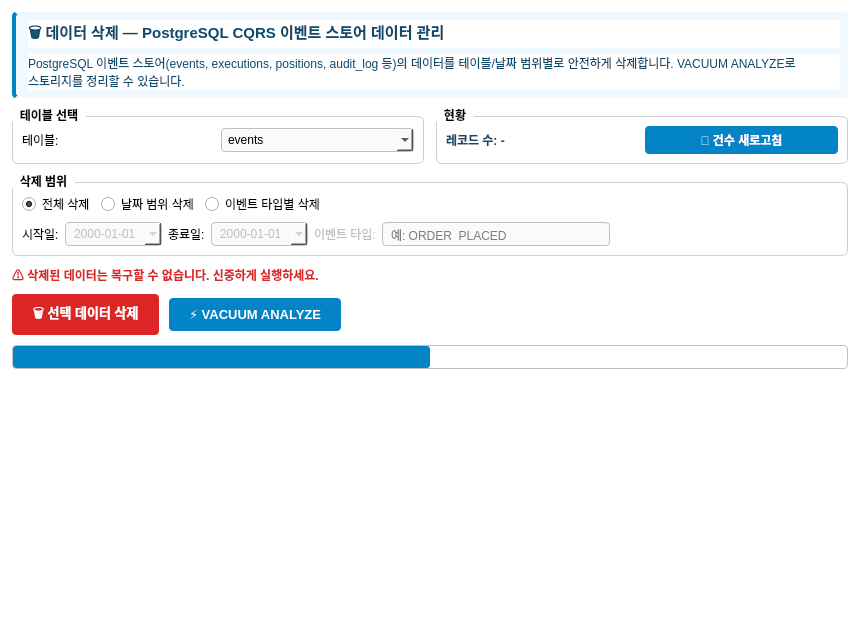
<?xml version="1.0" encoding="UTF-8"?>
<ui version="4.0">
 <class>DeleteTab</class>
 <widget class="QWidget" name="DeleteTab">
  <property name="geometry">
   <rect>
    <x>0</x>
    <y>0</y>
    <width>860</width>
    <height>620</height>
   </rect>
  </property>
  <property name="windowTitle">
   <string>데이터 삭제</string>
  </property>
  <property name="styleSheet">
   <string notr="true">QWidget { background-color: #FFFFFF; font-family: &quot;맑은 고딕&quot;, &quot;Segoe UI&quot;; font-size: 9pt; }
QGroupBox { border: 1px solid #D0D0D0; border-radius: 6px; margin-top: 8px; font-weight: bold; }
QGroupBox::title { subcontrol-origin: margin; subcontrol-position: top left; padding: 0 6px; }
QPushButton { border-radius: 4px; padding: 5px 14px; font-weight: bold; }
QComboBox, QLineEdit, QDateEdit { border: 1px solid #C0C0C0; border-radius: 4px; padding: 3px 6px; background: #FAFAFA; }
QProgressBar { border: 1px solid #C0C0C0; border-radius: 4px; text-align: center; }
QProgressBar::chunk { background-color: #0284C7; border-radius: 3px; }</string>
  </property>
  <layout class="QVBoxLayout" name="verticalLayout">
   <property name="spacing">
    <number>10</number>
   </property>
   <property name="leftMargin">
    <number>12</number>
   </property>
   <property name="topMargin">
    <number>12</number>
   </property>
   <property name="rightMargin">
    <number>12</number>
   </property>
   <property name="bottomMargin">
    <number>12</number>
   </property>
   <!-- 상단 배너 -->
   <item>
    <widget class="QFrame" name="frameBanner">
     <property name="styleSheet">
      <string notr="true">QFrame#frameBanner { background-color: #F0F9FF; border-left: 4px solid #0284C7; border-radius: 4px; }</string>
     </property>
     <layout class="QVBoxLayout" name="layoutBanner">
      <property name="leftMargin">
       <number>12</number>
      </property>
      <property name="topMargin">
       <number>8</number>
      </property>
      <property name="rightMargin">
       <number>8</number>
      </property>
      <property name="bottomMargin">
       <number>8</number>
      </property>
      <item>
       <widget class="QLabel" name="labelBannerTitle">
        <property name="text">
         <string>🗑️ 데이터 삭제 — PostgreSQL CQRS 이벤트 스토어 데이터 관리</string>
        </property>
        <property name="styleSheet">
         <string notr="true">font-size: 11pt; font-weight: bold; color: #0C4A6E;</string>
        </property>
       </widget>
      </item>
      <item>
       <widget class="QLabel" name="labelBannerDesc">
        <property name="text">
         <string>PostgreSQL 이벤트 스토어(events, executions, positions, audit_log 등)의 데이터를 테이블/날짜 범위별로 안전하게 삭제합니다. VACUUM ANALYZE로 스토리지를 정리할 수 있습니다.</string>
        </property>
        <property name="styleSheet">
         <string notr="true">color: #0C4A6E;</string>
        </property>
        <property name="wordWrap">
         <bool>true</bool>
        </property>
       </widget>
      </item>
     </layout>
    </widget>
   </item>
   <!-- 테이블 + 현황 행 -->
   <item>
    <layout class="QHBoxLayout" name="layoutTopRow">
     <property name="spacing">
      <number>12</number>
     </property>
     <item>
      <widget class="QGroupBox" name="groupTable">
       <property name="title">
        <string>테이블 선택</string>
       </property>
       <layout class="QHBoxLayout" name="layoutTableGroup">
        <item>
         <widget class="QLabel">
          <property name="text">
           <string>테이블:</string>
          </property>
         </widget>
        </item>
        <item>
         <widget class="QComboBox" name="comboTable">
          <item>
           <property name="text">
            <string>events</string>
           </property>
          </item>
          <item>
           <property name="text">
            <string>executions</string>
           </property>
          </item>
          <item>
           <property name="text">
            <string>positions</string>
           </property>
          </item>
          <item>
           <property name="text">
            <string>account_ledger</string>
           </property>
          </item>
          <item>
           <property name="text">
            <string>audit_log</string>
           </property>
          </item>
          <item>
           <property name="text">
            <string>risk_violations</string>
           </property>
          </item>
         </widget>
        </item>
       </layout>
      </widget>
     </item>
     <item>
      <widget class="QGroupBox" name="groupStatus">
       <property name="title">
        <string>현황</string>
       </property>
       <layout class="QHBoxLayout" name="layoutStatusGroup">
        <item>
         <widget class="QLabel" name="labelRecordCount">
          <property name="text">
           <string>레코드 수: -</string>
          </property>
          <property name="styleSheet">
           <string notr="true">font-weight: bold; color: #0C4A6E;</string>
          </property>
         </widget>
        </item>
        <item>
         <widget class="QPushButton" name="btnRefreshCount">
          <property name="text">
           <string>🔄 건수 새로고침</string>
          </property>
          <property name="styleSheet">
           <string notr="true">background-color: #0284C7; color: white;</string>
          </property>
         </widget>
        </item>
       </layout>
      </widget>
     </item>
    </layout>
   </item>
   <!-- 삭제 범위 그룹 -->
   <item>
    <widget class="QGroupBox" name="groupRange">
     <property name="title">
      <string>삭제 범위</string>
     </property>
     <layout class="QVBoxLayout" name="layoutRangeGroup">
      <item>
       <layout class="QHBoxLayout" name="layoutRadio">
        <item>
         <widget class="QRadioButton" name="radioAll">
          <property name="text">
           <string>전체 삭제</string>
          </property>
          <property name="checked">
           <bool>true</bool>
          </property>
         </widget>
        </item>
        <item>
         <widget class="QRadioButton" name="radioByDateRange">
          <property name="text">
           <string>날짜 범위 삭제</string>
          </property>
         </widget>
        </item>
        <item>
         <widget class="QRadioButton" name="radioByEventType">
          <property name="text">
           <string>이벤트 타입별 삭제</string>
          </property>
         </widget>
        </item>
        <item>
         <spacer>
          <property name="orientation">
           <enum>Qt::Horizontal</enum>
          </property>
          <property name="sizeHint" stdset="0">
           <size>
            <width>40</width>
            <height>20</height>
           </size>
          </property>
         </spacer>
        </item>
       </layout>
      </item>
      <item>
       <layout class="QHBoxLayout" name="layoutDateRow">
        <item>
         <widget class="QLabel" name="labelDateFrom">
          <property name="text">
           <string>시작일:</string>
          </property>
         </widget>
        </item>
        <item>
         <widget class="QDateEdit" name="dateFrom">
          <property name="enabled">
           <bool>false</bool>
          </property>
          <property name="calendarPopup">
           <bool>true</bool>
          </property>
          <property name="displayFormat">
           <string>yyyy-MM-dd</string>
          </property>
         </widget>
        </item>
        <item>
         <widget class="QLabel" name="labelDateTo">
          <property name="text">
           <string>종료일:</string>
          </property>
         </widget>
        </item>
        <item>
         <widget class="QDateEdit" name="dateTo">
          <property name="enabled">
           <bool>false</bool>
          </property>
          <property name="calendarPopup">
           <bool>true</bool>
          </property>
          <property name="displayFormat">
           <string>yyyy-MM-dd</string>
          </property>
         </widget>
        </item>
        <item>
         <widget class="QLabel" name="labelEventType">
          <property name="text">
           <string>이벤트 타입:</string>
          </property>
          <property name="enabled">
           <bool>false</bool>
          </property>
         </widget>
        </item>
        <item>
         <widget class="QLineEdit" name="editEventType">
          <property name="enabled">
           <bool>false</bool>
          </property>
          <property name="placeholderText">
           <string>예: ORDER_PLACED</string>
          </property>
         </widget>
        </item>
        <item>
         <spacer>
          <property name="orientation">
           <enum>Qt::Horizontal</enum>
          </property>
          <property name="sizeHint" stdset="0">
           <size>
            <width>40</width>
            <height>20</height>
           </size>
          </property>
         </spacer>
        </item>
       </layout>
      </item>
     </layout>
    </widget>
   </item>
   <!-- 경고 레이블 -->
   <item>
    <widget class="QLabel" name="labelWarning">
     <property name="text">
      <string>⚠️ 삭제된 데이터는 복구할 수 없습니다. 신중하게 실행하세요.</string>
     </property>
     <property name="styleSheet">
      <string notr="true">color: #DC2626; font-weight: bold;</string>
     </property>
    </widget>
   </item>
   <!-- 버튼 행 -->
   <item>
    <layout class="QHBoxLayout" name="layoutButtons">
     <property name="spacing">
      <number>10</number>
     </property>
     <item>
      <widget class="QPushButton" name="btnDelete">
       <property name="text">
        <string>🗑️ 선택 데이터 삭제</string>
       </property>
       <property name="styleSheet">
        <string notr="true">background-color: #DC2626; color: white; font-size: 10pt; padding: 8px 20px;</string>
       </property>
       <property name="toolTip">
        <string>선택한 조건으로 데이터를 삭제합니다 (확인 팝업 표시)</string>
       </property>
      </widget>
     </item>
     <item>
      <widget class="QPushButton" name="btnVacuum">
       <property name="text">
        <string>⚡ VACUUM ANALYZE</string>
       </property>
       <property name="styleSheet">
        <string notr="true">background-color: #0284C7; color: white; font-size: 10pt; padding: 8px 20px;</string>
       </property>
       <property name="toolTip">
        <string>VACUUM ANALYZE를 실행하여 스토리지를 정리합니다</string>
       </property>
      </widget>
     </item>
     <item>
      <spacer>
       <property name="orientation">
        <enum>Qt::Horizontal</enum>
       </property>
       <property name="sizeHint" stdset="0">
        <size>
         <width>40</width>
         <height>20</height>
        </size>
       </property>
      </spacer>
     </item>
    </layout>
   </item>
   <!-- 진행 표시 -->
   <item>
    <widget class="QProgressBar" name="progressDelete">
     <property name="value">
      <number>0</number>
     </property>
     <property name="maximum">
      <number>0</number>
     </property>
     <property name="visible">
      <bool>false</bool>
     </property>
     <property name="textVisible">
      <bool>false</bool>
     </property>
    </widget>
   </item>
   <!-- 결과 레이블 -->
   <item>
    <widget class="QLabel" name="labelResult">
     <property name="text">
      <string></string>
     </property>
     <property name="wordWrap">
      <bool>true</bool>
     </property>
    </widget>
   </item>
   <!-- 하단 여백 -->
   <item>
    <spacer>
     <property name="orientation">
      <enum>Qt::Vertical</enum>
     </property>
     <property name="sizeHint" stdset="0">
      <size>
       <width>20</width>
       <height>40</height>
      </size>
     </property>
    </spacer>
   </item>
  </layout>
 </widget>
 <resources/>
 <connections/>
</ui>
